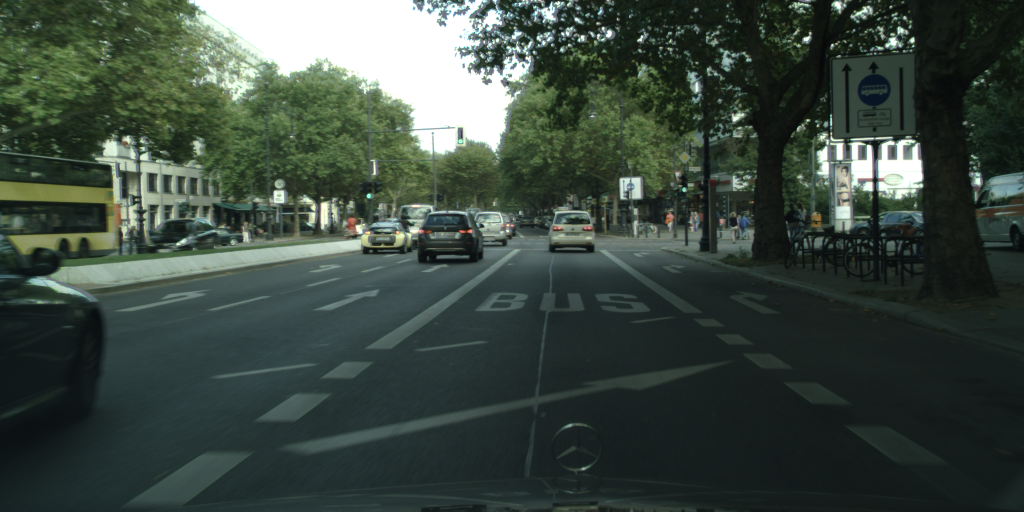
#> input picture berlin_000000_000019_leftImg8bit.png, 2048 x 1024 px (shown at 1/2 size); its folder holds only this picture in this run
$ python -i utils.py   (imports and definitions only)   (older library calls are emulated)
#> lines starting #> are read from the running program, lines starting #| are printed output that depends on the picture
# -*- coding: utf-8 -*-
"""
Created on Fri Oct  6 23:37:10 2017
       该文件
       定义实现了很多函数
@author: yang
"""

import numpy as np
import os
import cv2
import matplotlib.pyplot as plt
import matplotlib.image as mpimg


# get all image in the given directory persume that this directory only contain image files
# [38 lines left out: functions get_images_by_dir, calibrate, get_M_Minv, cal_undistort, not called in this run]


'''
该函数用cv2的sobel边缘检测计算x轴和y轴方向的颜色变化导数，在进行阈值过滤得到二进制图
'''


def abs_sobel_thresh(img, orient='x', thresh_min=0, thresh_max=255):
    # Convert to grayscale
#> called with orient = 'x', thresh_min = 0, thresh_max = 255
    gray = cv2.cvtColor(img, cv2.COLOR_RGB2GRAY)
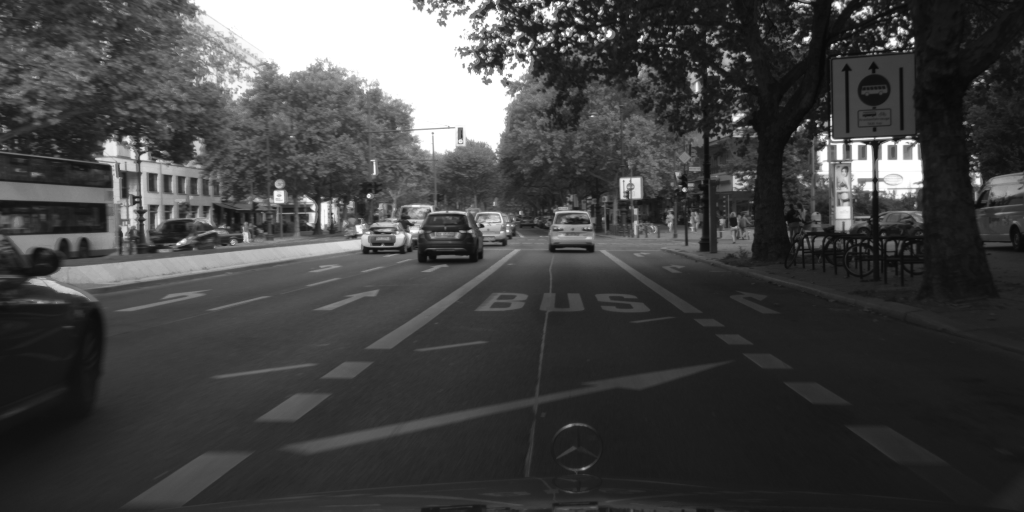
#> gray: shape (1024, 2048) (shown at 1/2 size); min 7, max 255, mean 67.3
    # Apply x or y gradient with the OpenCV Sobel() function
    # and take the absolute value
    if orient == 'x':
        abs_sobel = np.absolute(cv2.Sobel(gray, cv2.CV_64F, 1, 0))
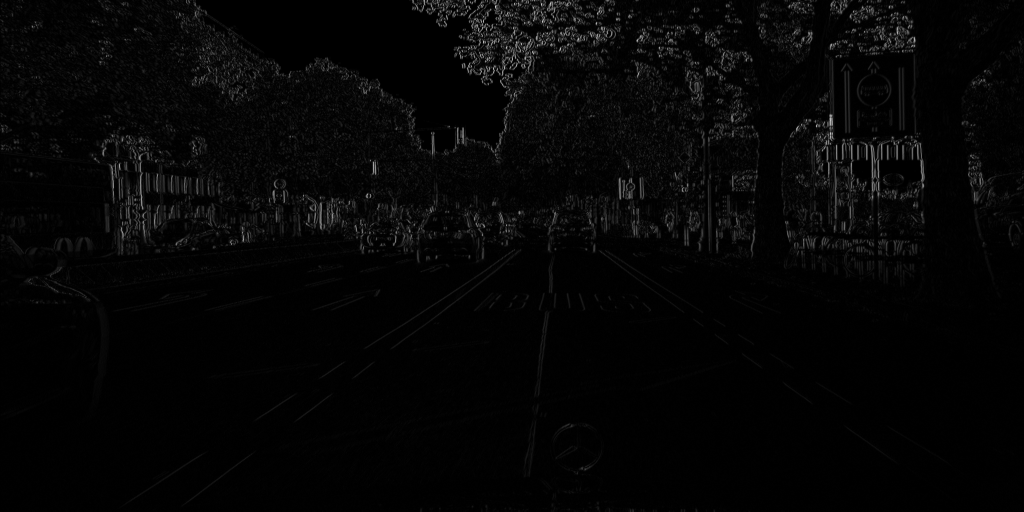
#> abs_sobel: shape (1024, 2048) float64 (shown at 1/2 size); min 0, max 741, mean 16.6; drawn with min black and max white
    if orient == 'y':
        abs_sobel = np.absolute(cv2.Sobel(gray, cv2.CV_64F, 0, 1))
    # Rescale back to 8 bit integer
    scaled_sobel = np.uint8(255 * abs_sobel / np.max(abs_sobel))
    # Create a copy and apply the threshold
    binary_output = np.zeros_like(scaled_sobel)
    # Here I'm using inclusive (>=, <=) thresholds, but exclusive is ok too
    binary_output[(scaled_sobel >= thresh_min) & (scaled_sobel <= thresh_max)] = 1

    # Return the result
    return binary_output


# [250 lines left out: functions mag_thresh, dir_threshold, hls_select, luv_select, lab_select, find_line and 7 more, not called in this run]

>>> import cv2
>>> picture = cv2.cvtColor(cv2.imread('berlin_000000_000019_leftImg8bit.png'), cv2.COLOR_BGR2RGB)
>>> result = abs_sobel_thresh(picture)
#> result: shape (1024, 2048); every value is 1

$ run again, on berlin_000001_000019_leftImg8bit.png
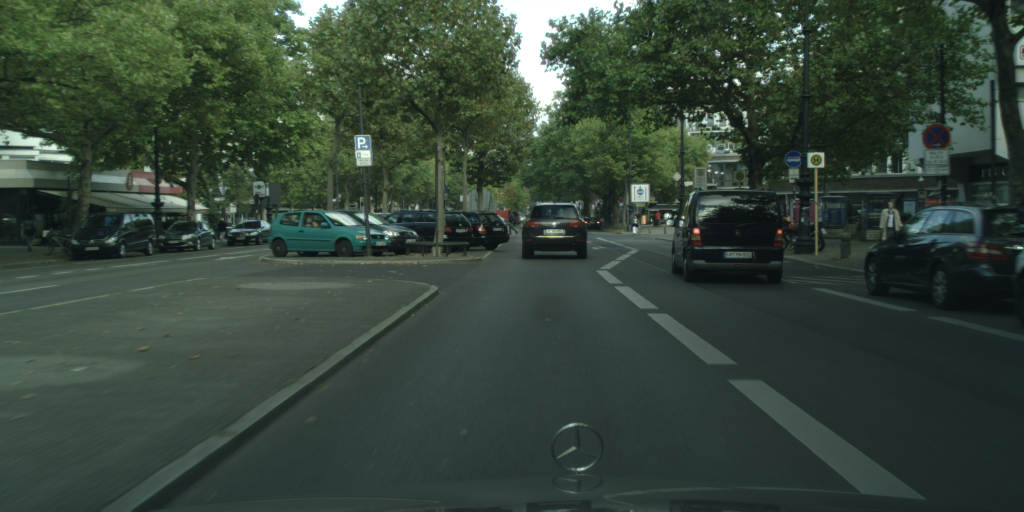
#> input picture berlin_000001_000019_leftImg8bit.png, 2048 x 1024 px (shown at 1/2 size)
#> in abs_sobel_thresh, `gray = cv2.cvtColor(img, cv2.COLOR_RGB2GRAY)`:
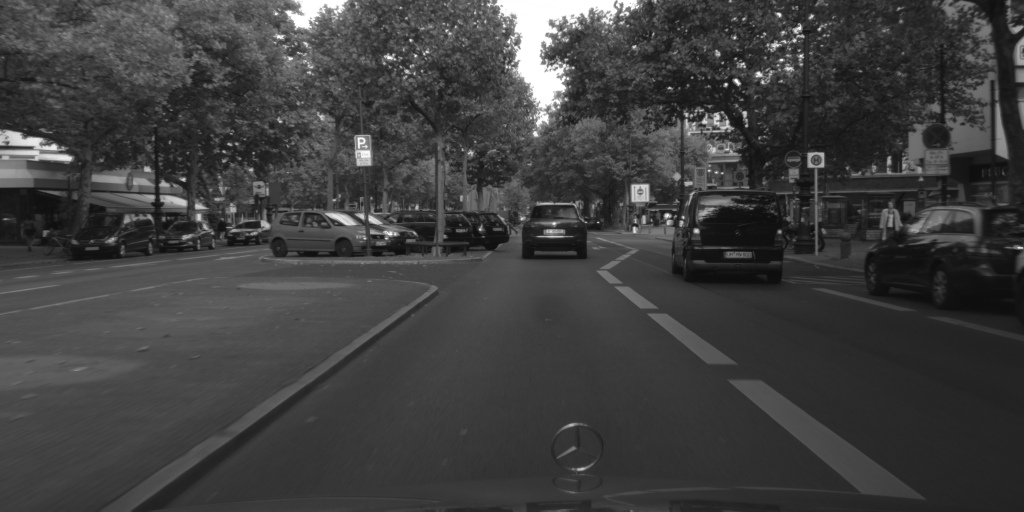
#> gray: shape (1024, 2048) (shown at 1/2 size); min 12, max 255, mean 62.6
#> in abs_sobel_thresh, `abs_sobel = np.absolute(cv2.Sobel(gray, cv2.CV_64F, 1, 0))`:
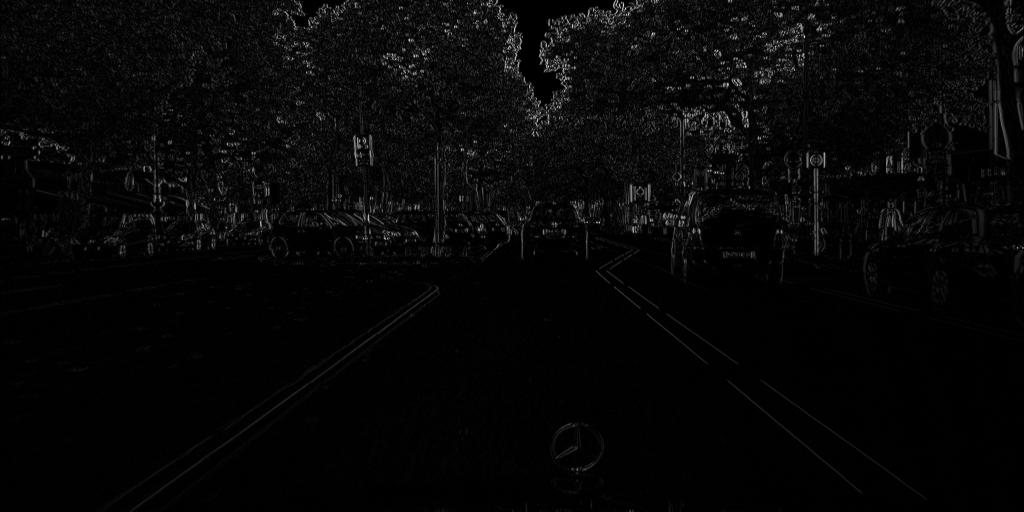
#> abs_sobel: shape (1024, 2048) float64 (shown at 1/2 size); min 0, max 521, mean 15.3; drawn with min black and max white
#> result: shape (1024, 2048); every value is 1

$ run again, on berlin_000002_000019_leftImg8bit.png
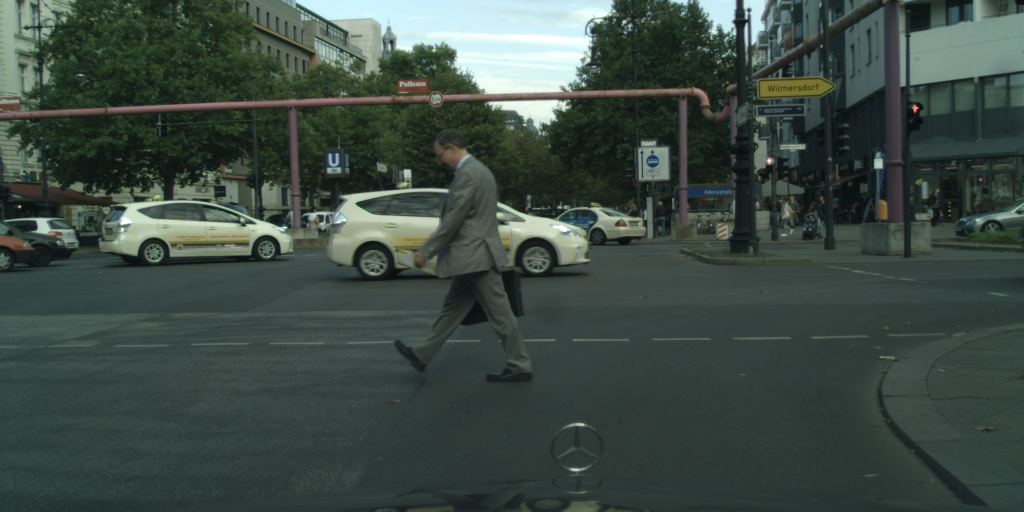
#> input picture berlin_000002_000019_leftImg8bit.png, 2048 x 1024 px (shown at 1/2 size)
#> in abs_sobel_thresh, `gray = cv2.cvtColor(img, cv2.COLOR_RGB2GRAY)`:
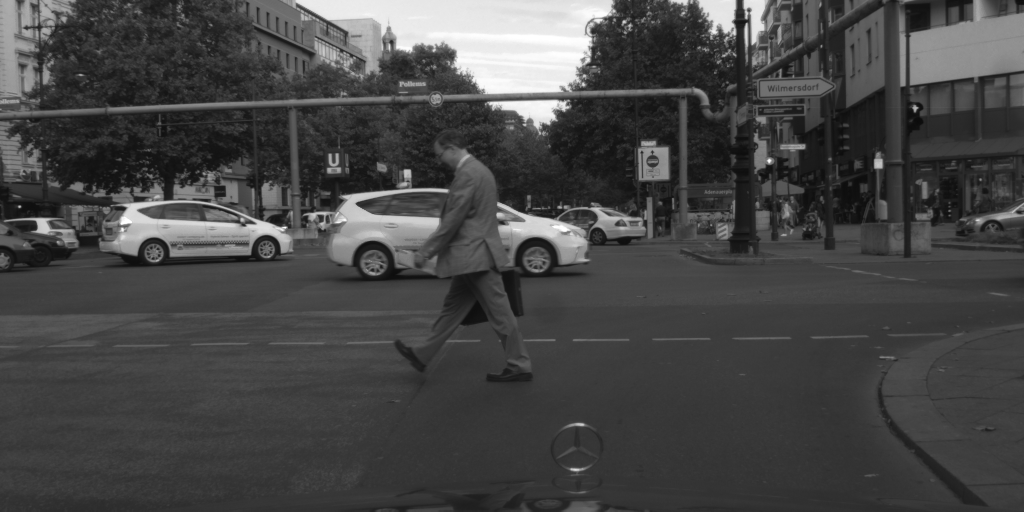
#> gray: shape (1024, 2048) (shown at 1/2 size); min 11, max 255, mean 69.9
#> in abs_sobel_thresh, `abs_sobel = np.absolute(cv2.Sobel(gray, cv2.CV_64F, 1, 0))`:
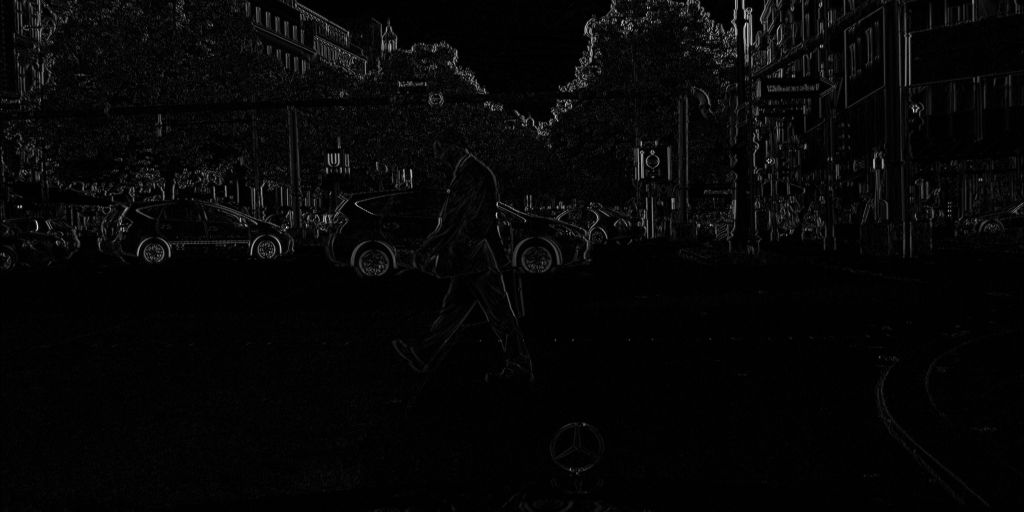
#> abs_sobel: shape (1024, 2048) float64 (shown at 1/2 size); min 0, max 493, mean 13.4; drawn with min black and max white
#> result: shape (1024, 2048); every value is 1
